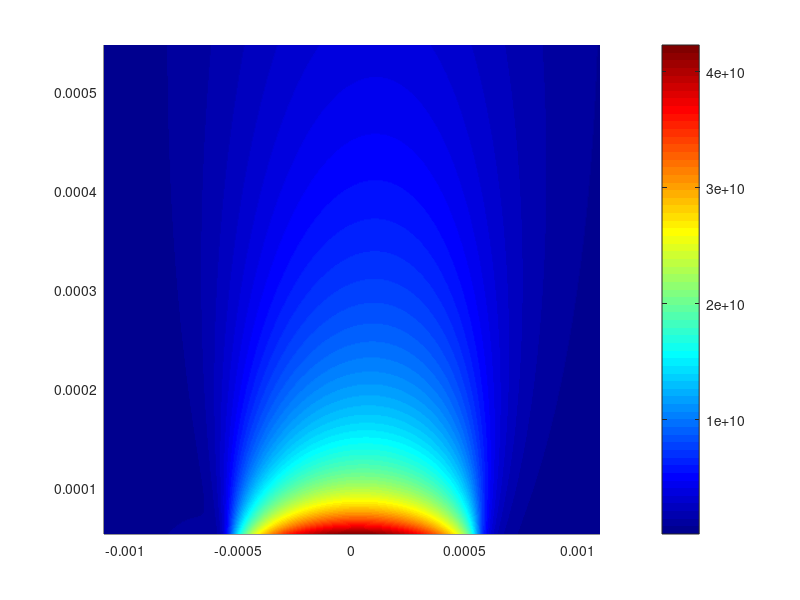

Here is the MATLAB script that generated this plot:
%% SECTION TITLE:Von Mises stress calculation
% # shane:2020/01/03
close all
clear
clc
%% load zone
Q=[100 100];
E1=2.075e11;
E=E1/(1-0.3^2);
k=[6.9731 8.2435];
deta1=[1.0269 1.0174];
R1=1e-3*[3.9320 3.0557];
a=(6*k.^2.*deta1.*Q.*R1/(pi*E)).^(1/3);
b=a./k;
x=linspace(-2*a(1),2*a(1),500);
y_o=linspace(0,1*a(1),500);
y=y_o(50:500);
[x1,y1]=meshgrid(x,y);
% P=Q(1);
% R=abs(x1);e=sqrt(x1.^2+y1.^2);
% F_xx=P/2/pi*((1-y1./e).*(x1.^2./R.^2).*(1-2*0.3)./R.^2-3*y1.*x1.^2./e.^5);
% F_yy=P/2/pi*((1-y1./e).*(-x1.^2./R.^2)+y1.*x1.^2./e.^3).*(1-2*0.3)./R.^2;
% F_zz=-3*P*y1.^3./e.^5/2/pi;
% F_xz=-3*P*x1.*y1.^2./e.^5/2/pi;
% z=sqrt(0.5*((F_xx-F_yy).^2+(F_zz-F_yy).^2+(F_xx-F_zz).^2+6*F_xz.^2));
% contourf(x,y,z);
% colormap('jet');
% colorbar;
% surf(x,y,z,'LineStyle','none');
% xlim([min(x(:)) max(x(:))]);
% ylim([min(y(:)) max(y(:))]);
% colormap('jet');
% colorbar;
% shading interp;
% view(0,90);
F_xx=0;F_yy=0;F_zz=0;F_xz=0;
for yita=linspace(-a(1),a(1),50)
R=abs(x1-yita);e=sqrt((x1-yita).^2+y1.^2);
PH=Q(1);%3*Q(1)/(2*pi*a(1)*b(1));
F1=PH/2/pi*real(sqrt(1-(yita/a(1)).^2))*((1-2*0.3)./R.^2.*(1-y1./e)...
    .*(x1-yita).^2./R.^2-3*y1.*(x1-yita).^2./e.^5);
F2=PH/2/pi*real(sqrt(1-(yita/a(1)).^2))*((1-2*0.3)./R.^2.*(1-y1./e)...
    .*-(x1-yita).^2./R.^2+y1.*(x1-yita).^2./e.^3);
F3=-3*PH/2/pi*real(sqrt(1-(yita/a(1)).^2)).*y1.^3./e.^5;
F4=-3*PH/2/pi*real(sqrt(1-(yita/a(1)).^2)).*(x1-yita).*y1.^2./e.^5;
F_xz=F_xz+F4;
F_zz=F_zz+F3;
F_yy=F_yy+F2;
F_xx=F_xx+F1;
end
T_xx=0;T_yy=0;T_zz=0;T_xz=0;
for yita=linspace(-a(1),a(1),50)
R=abs(x1-yita);e=sqrt((x1-yita).^2+y1.^2);
mu=0.09;
PH=mu*Q(1);%/(2*pi*a(1)*b(1));
F1=PH/2/pi*real(sqrt(1-(yita/a(1)).^2))*((1-2*0.3)*((x1-yita)./e.^3-3*(x1-yita)./...
    (e.*(e+y1).^2)+(x1-yita).^3./(e.^3.*(e+y1).^2)+2*(x1-yita).^3./...
    (e.^2.*(e+y1).^3))-3*(x1-yita).^3./e.^5);
F2=PH/2/pi*real(sqrt(1-(yita/a(1)).^2))*((1-2*0.3)*((x1-yita)./e.^3-(x1-yita)./(e.*(e+y1).^2)));
F3=-3*PH/2/pi*real(sqrt(1-(yita/a(1)).^2)).*3*(x1-yita).*y1.^2./e.^5;
F4=-3*PH/2/pi*real(sqrt(1-(yita/a(1)).^2)).*3*(x1-yita).^2.*y1./e.^5;
T_xz=T_xz+F4;
T_zz=T_zz+F3;
T_yy=T_yy+F2;
T_xx=T_xx+F1;
end
F_x=F_xx+T_xx;
F_y=F_yy+T_yy;
F_z=F_zz+T_zz;
Fxz=F_xz+T_xz;
z=sqrt(0.5*((F_x-F_y).^2+(F_z-F_y).^2+(F_x-F_z).^2+6*Fxz.^2));
surf(x,y,z,'LineStyle','none');
xlim([min(x(:)) max(x(:))]);
ylim([min(y(:)) max(y(:))]);
colormap('jet');
colorbar;
shading interp;
view(0,90);
% contourf(x,y,z);
% colormap('jet');
% colorbar;









